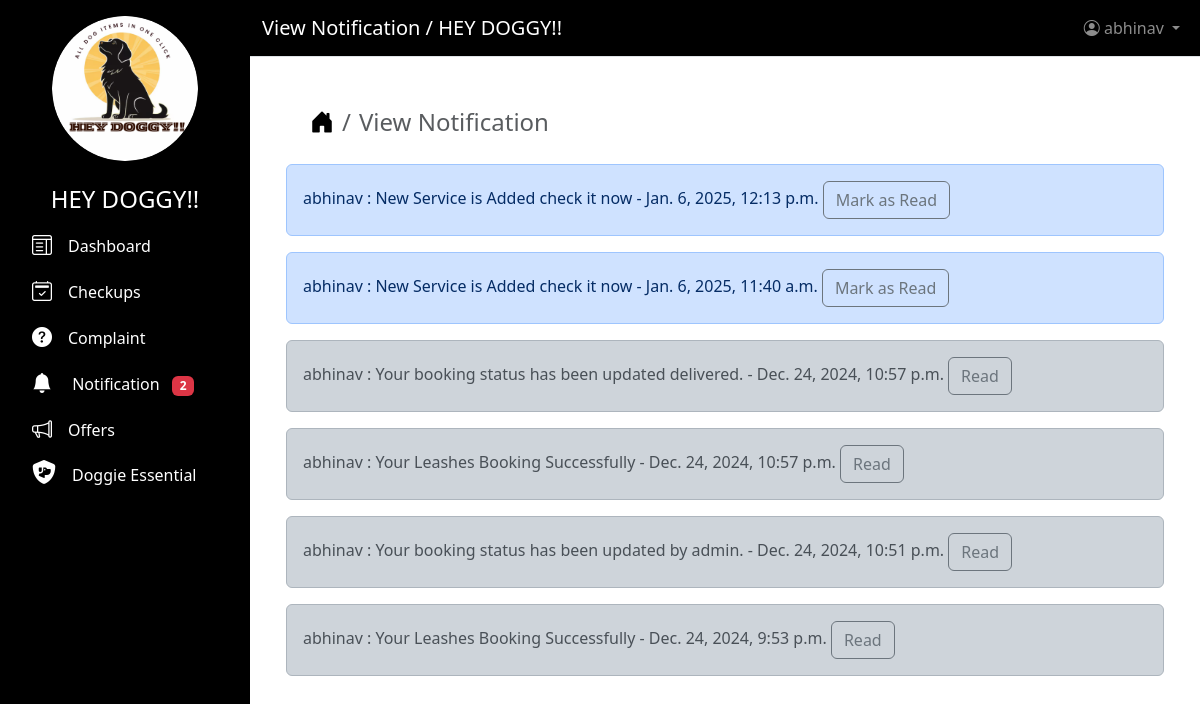
Screenshot of /view/Notification (signed in) with the database file from the repository.
### users/models.py (models this page shows)
class CustomUser(AbstractUser):
    ROLE = (("SHOP OWNER", "SHOP OWNER"),)
    role = models.CharField(max_length=200, choices=ROLE, blank=True)

class Notification(models.Model):
    username = models.ForeignKey(CustomUser, on_delete=models.CASCADE)
    notification = models.CharField(max_length=250)
    is_read = models.BooleanField(default=False)
    time = models.DateTimeField(auto_now=True)

### users/views.py (the view)
# urls.py: path("view/Notification", views.view_notification, name="notification"),
@login_required(login_url="signup")
def view_notification(request):
    context = {
        "page_title": "View Notification",
        "all_notifications": Notification.objects.filter(
            username=request.user
        ).order_by("-id"),
        "counts": Notification.objects.filter(
            is_read=False, username=request.user
        ).count(),
    }
    return render(request, "notification.html", context)

### users/templates/notification.html
{% extends "base.html" %}
{% block content %}
    <div class="container mt-4 ms-4">
        <nav aria-label="breadcrumb">
            <ol class="breadcrumb fs-4">
                <li class="breadcrumb-item">
                    <a href="{% url 'home' %}">
                        <i class="bi bi-house-door-fill text-decoration-none text-black"></i>
                    </a>
                </li>
                <li class="breadcrumb-item active" aria-label-current="page">{{ page_title }}</li>
            </ol>
        </nav>
    </div>
    <div class="container mt-4">
        {% if all_notifications %}
            {% for all_notification in all_notifications %}
                <div class="alert {% if not all_notification.is_read %} alert-primary {% else %} alert-dark {% endif %}" role="alert">
                    {{ all_notification.username }} : {{ all_notification.notification }} - {{ all_notification.time }}
                    {% if not all_notification.is_read %}
                        <a href="{% url 'is_read' all_notification.id %}" class="alert-link">
                            <button type="button" class="btn btn-outline-secondary">Mark as Read</button>
                        </a>
                        {% else %}
                            <button type="button" class="btn btn-outline-secondary"> Read</button>
                    {% endif %}
                </div>
            {% endfor %}
        {% else %}
            <div class="alert alert-dark" role="alert">Currently No New Notification Yet!!</div>
        {% endif %}
    </div>
{% endblock content %}

### users/templates/base.html (shortened to what this page needs)
<!DOCTYPE html>
<html lang="en">
  <head>
    {% load static %}
    <link href="https://cdnjs.cloudflare.com/ajax/libs/font-awesome/6.5.0/css/all.min.css"
          rel="stylesheet">
    <link rel="stylesheet"
          href="https://cdn.jsdelivr.net/npm/bootstrap-icons@1.11.3/font/bootstrap-icons.min.css">
    <link rel="stylesheet"
          href="https://cdnjs.cloudflare.com/ajax/libs/bootstrap/5.3.2/css/bootstrap.min.css" />
  </head>
  <body>
    <nav class="sidebar text-white p-3">
      <div class="d-grid col-8 mx-auto">
        <img src="{% static 'image/09.png' %}"
             alt="Logo"
             class="img-fluid rounded-circle"
             height="100"
             width="160">
      </div>
      <ul class="nav flex-column">
        <li class="nav-item">
          <h4 class="text-center mt-4">HEY DOGGY!!</h4>
        </li>
        <li class="nav-item">
          <a class="nav-link active text-decoration-none text-white"
             href="{% url 'dashboard' %}">
            <i class="bi bi-layout-text-window fs-5"></i><span class="ms-3">Dashboard</span>
          </a>
        </li>
        {% if request.user.role != "SHOP OWNER"%}
        <li class="nav-item">
          <a class="nav-link active text-decoration-none text-white"
             href="{% url 'booking_appointment' %}">
            <i class="bi bi-calendar2-check fs-5"></i><span class="ms-3">Checkups</span>
          </a>
        </li>
        <li class="nav-item">
          <a class="nav-link active text-decoration-none text-white"
             href="{% url 'view_complaints' %}">
            <i class="bi bi-question-circle-fill fs-5"></i><span class="ms-3">Complaint</span>
          </a>
        </li>
        {% endif %}
        <li class="nav-item">
          <a class="nav-link active text-decoration-none text-white"
             href="{% url 'notification' %}">
            <i class="bi bi-bell-fill fs-5"></i>
            <span class="ms-3">Notification</span>
            <span class="badge bg-danger ms-2">{{ counts }}</span>
          </a>
        </li>
        <li class="nav-item">
          <a class="nav-link active text-decoration-none text-white"
             href="{% url 'view_offers' %}">
            <i class="bi bi-megaphone fs-5"></i><span class="ms-3">Offers</span>
          </a>
        </li>
        <li class="nav-item">
          <a class="nav-link active text-decoration-none text-white"
             href="{% url 'view_shop' %}">
            <i class="fa-solid fa-shield-dog fs-4"></i><span class="ms-3">Doggie Essential</span>
          </a>
        </li>
      </ul>
    </nav>
    <div class="main-content">
      <nav class="navbar navbar-expand-lg navbar-dark border-bottom"
           style="background-color: #000000">
        <div class="container-fluid">
          <a class="navbar-brand text-white" href="#">{{ page_title }} / HEY DOGGY!!</a>
          <ul class="navbar-nav ms-auto">
            <li class="nav-item dropdown">
              <a class="nav-link dropdown-toggle"
                 href="#"
                 id="navbarDropdown"
                 role="button"
                 data-bs-toggle="dropdown">
                <i class="bi bi-person-circle"></i> {{ user }}
              </a>
            </li>
          </ul>
        </div>
      </nav>
      <div class="content-area p-4">
        {% block content %}
        {% endblock content %}
      </div>
    </div>
  </body>
</html>

### users/templates/base.html (style rules this page uses)
body { margin: 0; padding: 0; overflow-x: hidden; }
nav.sidebar { position: fixed; top: 0; left: 0; height: 100vh; width: 250px; background-color: #000000; color: white; z-index: 1000; overflow-y: auto; }
nav.sidebar .nav-link { transition: background-color 0.3s ease, color 0.3s ease; }
.main-content { margin-left: 250px; width: calc(100% - 250px); }
nav.navbar { position: fixed; top: 0; left: 250px; width: calc(100% - 250px); z-index: 1001; }
.content-area { margin-top: 56px; }

### rows the page displays
CustomUser: username "abhinav"
Notification: username "abhinav", notification "New Service is Added check it now", time "Jan. 6, 2025, 12:13 p.m.", is_read "Mark as Read"
Notification: username "abhinav", notification "New Service is Added check it now", time "Jan. 6, 2025, 11:40 a.m.", is_read "Mark as Read"
Notification: username "abhinav", notification "Your booking status has been updated delivered.", time "Dec. 24, 2024, 10:57 p.m.", is_read "Read"
Notification: username "abhinav", notification "Your Leashes Booking Successfully", time "Dec. 24, 2024, 10:57 p.m.", is_read "Read"
Notification: username "abhinav", notification "Your booking status has been updated by admin.", time "Dec. 24, 2024, 10:51 p.m.", is_read "Read"
Notification: username "abhinav", notification "Your Leashes Booking Successfully", time "Dec. 24, 2024, 9:53 p.m.", is_read "Read"

### other values shown
{{ counts }} "2"
{{ page_title }} "View Notification"
